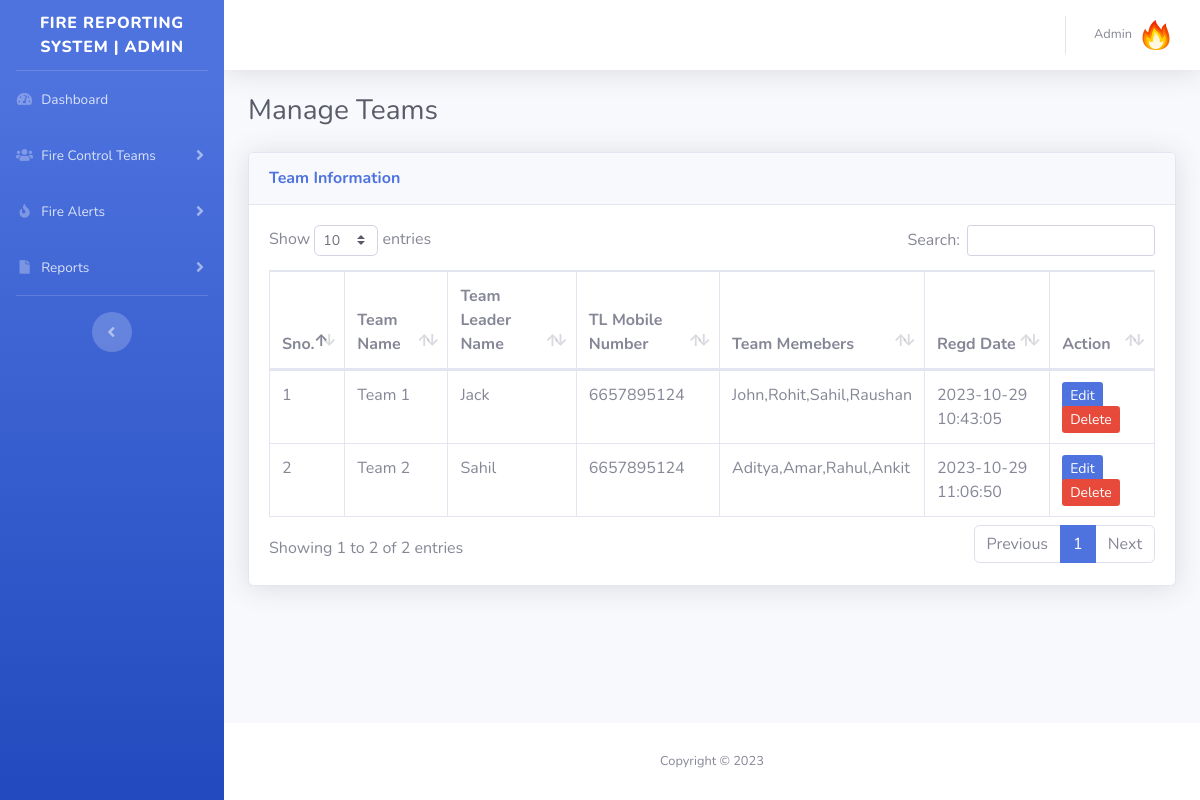
The app's page /Fire_reporting/admin/manage-teams.php (signed in) with its own data.
### tables this page shows
CREATE TABLE `tblteams` (
  `id` int(11) NOT NULL,
  `teamName` varchar(225) DEFAULT NULL,
  `teamLeaderName` varchar(225) DEFAULT NULL,
  `teamLeadMobno` bigint(12) DEFAULT NULL,
  `teamMembers` mediumtext DEFAULT NULL,
  `postingDate` timestamp NOT NULL DEFAULT current_timestamp()
);

### Fire_reporting/admin/manage-teams.php (the view, shortened to what this page needs)
<?php session_start();
include_once('includes/config.php');
if (strlen($_SESSION['aid']==0)) {
  header('location:logout.php');
  } else{
?>
<!DOCTYPE html>
<html lang="en">
<head>
    <link href="vendor/fontawesome-free/css/all.min.css" rel="stylesheet" type="text/css">
    <link href="css/sb-admin-2.min.css" rel="stylesheet">
    <link href="vendor/datatables/dataTables.bootstrap4.min.css" rel="stylesheet">
</head>
<body id="page-top">
    <div id="wrapper">
  <?php include_once('includes/sidebar.php');?>
        <div id="content-wrapper" class="d-flex flex-column">
            <div id="content">
<?php include_once('includes/topbar.php');?>
                <div class="container-fluid">
                       <div class="d-sm-flex align-items-center justify-content-between mb-4">
                        <h1 class="h3 mb-0 text-gray-800">Manage Teams</h1>
                    </div>
                    <div class="card shadow mb-4">
                        <div class="card-header py-3">
                            <h6 class="m-0 font-weight-bold text-primary">Team Information</h6>
                        </div>
                        <div class="card-body">
                            <div class="table-responsive">
                                <table class="table table-bordered" id="dataTable" width="100%" cellspacing="0">
                                    <thead>
                                        <tr>
                                            <th>Sno.</th>
                                            <th>Team Name</th>
                                            <th>Team Leader Name</th>
                                            <th>TL Mobile Number</th>
                                             <th>Team Memebers</th>
                                             <th>Regd Date</th>
                                            <th>Action</th>
                                        </tr>
                                    </thead>
                                    <tbody>
<?php $query=mysqli_query($con,"select * from tblteams ");
$cnt=1;
while($row=mysqli_fetch_array($query)){
?>
                                        <tr>
                                            <td><?php echo $cnt;?></td>
                                            <td><?php echo $row['teamName'];?></td>
                                            <td><?php echo $row['teamLeaderName'];?></td>
                                            <td><?php echo $row['teamLeadMobno'];?></td>
                                            <td><?php echo $row['teamMembers'];?></td>
                                            <td><?php echo $row['postingDate'];?></td>
                                            <td>
                                <a href="edit-team.php?teamid=<?php echo $row['id'];?>&&tname=<?php echo $row['teamName'];?>" class="btn-sm btn-primary">Edit</a>
                                <a href="manage-teams.php?teamid=<?php echo $row['id'];?>" onclick="return confirm('Do you really want to delete the team?');" class="btn-sm btn-danger">Delete</a></td>
                                        </tr>
                               <?php $cnt++;
                           } ?>
                                    </tbody>
                                </table>
                            </div>
                        </div>
                    </div>
                </div>
            </div>
    <?php include_once('includes/footer.php');?>
        </div>
    </div>
</body>
</html>
<?php } ?>

### Fire_reporting/admin/includes/topbar.php (shortened to what this page needs)
      <nav class="navbar navbar-expand navbar-light bg-white topbar mb-4 static-top shadow">
            <?php if($_SESSION['aid']):?>
                    <ul class="navbar-nav ml-auto">
                        <li class="nav-item dropdown no-arrow">
                            <a class="nav-link dropdown-toggle" href="#" id="userDropdown" role="button"
                                data-toggle="dropdown" aria-haspopup="true" aria-expanded="false">
                <?php
$adid=$_SESSION['aid'];
$ret1=mysqli_query($con,"select AdminName from tbladmin where ID='$adid'");
while($row1=mysqli_fetch_array($ret1)){
?>
                                <span class="mr-2 d-none d-lg-inline text-gray-600 small"><?php  echo $row1['AdminName'];?></span>
                           <?php } ?>
                                <img class="img-profile rounded-circle"
                                    src="img\logo.png">
                            </a>
                        </li>
                    </ul>
                <?php endif;?>
                </nav>

### records on screen
tblteams: teamName "Team 1", teamLeaderName "Jack", teamLeadMobno "6657895124", teamMembers "John,Rohit,Sahil,Raushan", postingDate "2023-10-29 10:43:05"
tblteams: teamName "Team 2", teamLeaderName "Sahil", teamLeadMobno "6657895124", teamMembers "Aditya,Amar,Rahul,Ankit", postingDate "2023-10-29 11:06:50"

### other values on screen
$row1['AdminName'] "Admin"
